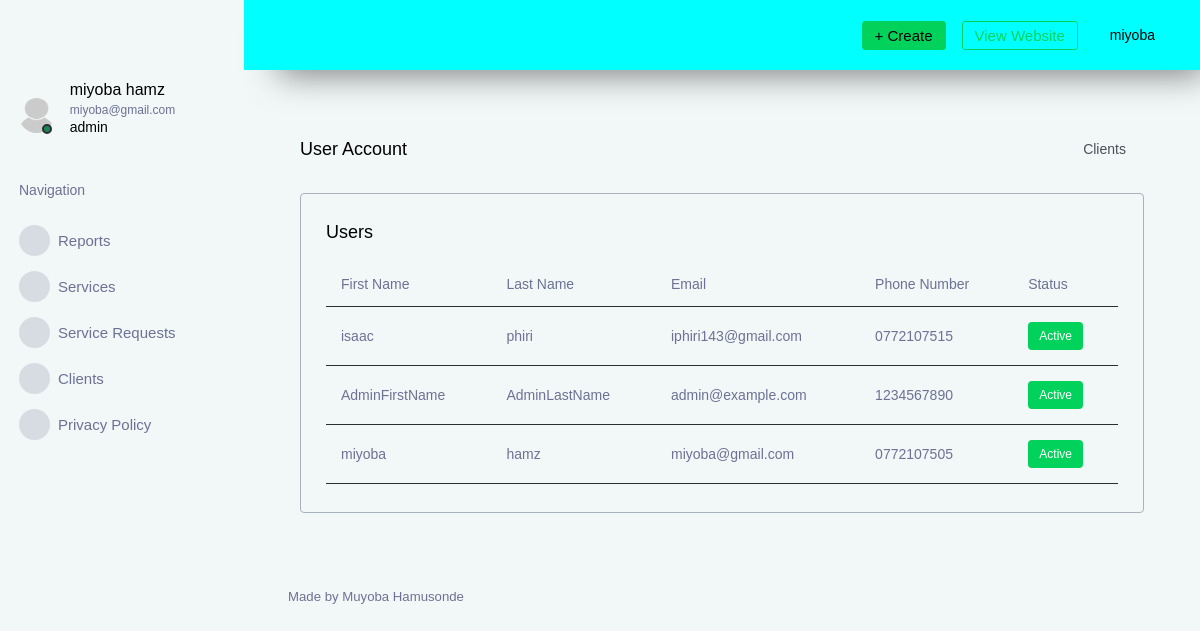
Before: /dashboard/clients/ (signed in) with the older database file.
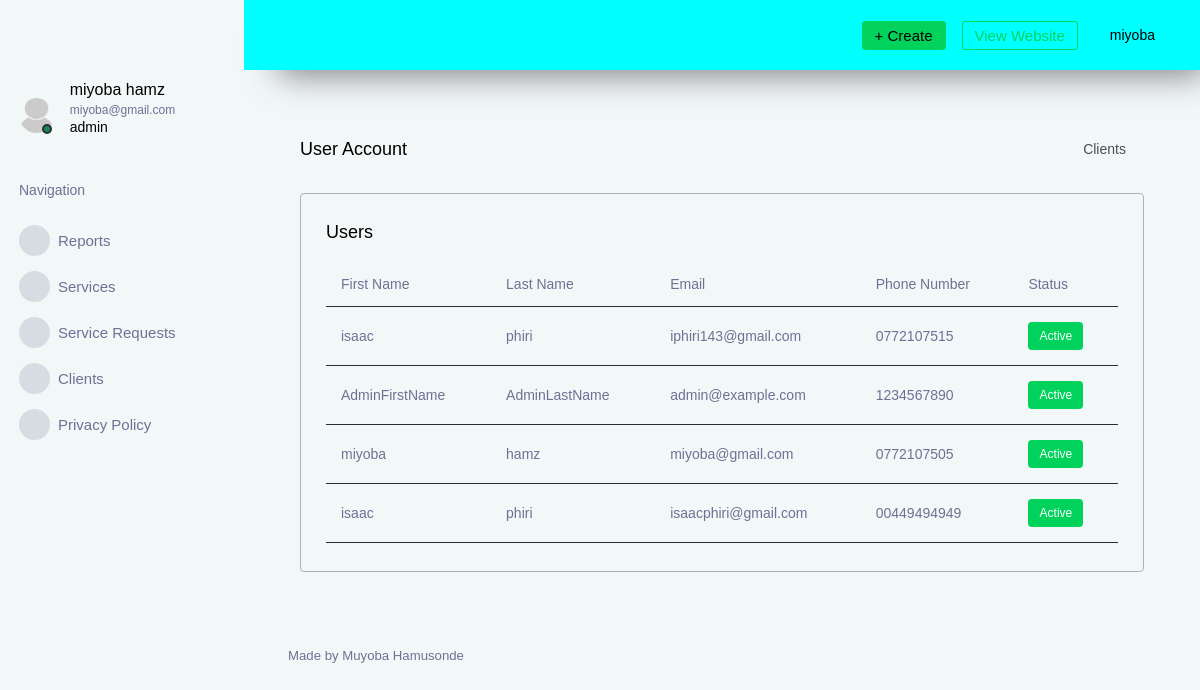
After: the same page with the newer database file.
### models.py (models this page shows, shortened)
class User(UserMixin,database.Model):
    id = database.Column(database.Integer, primary_key=True )
    first_name = database.Column(database.String(100), nullable=False)
    last_name = database.Column(database.String(100), nullable=False)
    email = database.Column( database.String(80),unique=True, nullable=False)
    phone = database.Column( database.String(15),unique=True, nullable=False)
    password = database.Column(database.String(8))
    role = database.Column(
        database.Enum(UserStatusEnum),
        default=UserStatusEnum.client,
        nullable=False
    )

### main.py (the view)
@main.route('/dashboard/clients/')
@login_required
def clients():
    me = User.query.filter_by(email=current_user.email).first()
    users = database.session.query(User).all()
    return render_template(
        'dashboard/clients.html',
        me=me,
        users=users
    )

### __init__.py (called while the page is built)
def create_app():
    app = Flask(__name__, template_folder='html')
    app.config['SECRET_KEY'] = b'_5#y2L"F4Q8z\n\xec]/'
    app.config['SQLALCHEMY_DATABASE_URI'] = 'sqlite:///' + os.path.join(os.path.abspath(os.path.dirname(__file__)), 'database.db')
    app.config['SQLALCHEMY_TRACK_MODIFICATIONS'] = False
    database.init_app(app)
    migrate.init_app(app, database)
    login_manager.init_app(app)
    login_manager.login_view = 'auth.login'
    from .models import User  # Import models after initializing database
    @login_manager.user_loader
    def load_user(user_id):
        return User.query.get(int(user_id))
    from .auth import auth as auth_blueprint
    app.register_blueprint(auth_blueprint)
    from .main import main as main_blueprint
    app.register_blueprint(main_blueprint)
    return app

### templates/dashboard/clients.html (shortened to what this page needs)
{% extends 'dashboard/base.html' %}
{% block main %}
    <div class="content-wrapper">
        <div class="page-header">
        <h3 class="page-title">User Account</h3>
        <nav aria-label="breadcrumb">
            <ol class="breadcrumb">
            <li class="breadcrumb-item active" aria-current="page">Clients</li>
            </ol>
        </nav>
    </div>
    <div class="col-lg-12 grid-margin stretch-card">
        <div class="card">
          <div class="card-body">
            <h4 class="card-title">Users</h4>
            <div class="table-responsive">
              <table class="table">
                <thead>
                  <tr>
                    <th>First Name</th>
                    <th>Last Name</th>
                    <th>Email</th>
                    <th>Phone Number</th>
                    <th>Status</th>
                  </tr>
                </thead>
                <tbody>
                    {% for user in users %}
                    <tr>
                        <td>{{user.first_name}}</td>
                        <td>{{user.last_name}}</td>
                        <td>{{user.email}}</td>
                        <td>{{user.phone}}</td>
                        <td><label class="badge badge-success">Active</label></td>
                    </tr>
                  {% endfor %}
                </tbody>
              </table>
            </div>
          </div>
        </div>
      </div>
{% endblock %}

### templates/dashboard/base.html (shortened to what this page needs)
<!DOCTYPE html>
<html lang="en">
  <head>
    <link rel="stylesheet" href="{{url_for('static', filename='assets/vendors/mdi/css/materialdesignicons.min.css')}}">
    <link rel="stylesheet" href="{{url_for('static', filename='assets/vendors/css/vendor.bundle.base.css')}}">
    <link rel="stylesheet" href="{{url_for('static', filename='assets/vendors/jvectormap/jquery-jvectormap.css')}}">
    <link rel="stylesheet" href="{{url_for('static', filename='assets/vendors/flag-icon-css/css/flag-icon.min.css')}}">
    <link rel="stylesheet" href="{{url_for('static', filename='assets/vendors/owl-carousel-2/owl.carousel.min.css')}}">
    <link rel="stylesheet" href="{{url_for('static', filename='assets/vendors/owl-carousel-2/owl.theme.default.min.css')}}">
    <link rel="stylesheet" href="{{url_for('static', filename='assets/css/style.css')}}">
  </head>
  <body>
    <div class="container-scroller">
      {% include 'dashboard/sidebar.html' %}
      <div class="container-fluid page-body-wrapper">
        {% include 'dashboard/nav.html' %}
        <div class="main-panel">
          <div class="content-wrapper">
            {% block main %}
            {% endblock %}
      </div>
      <footer class="footer">
        <div class="d-sm-flex justify-content-center justify-content-sm-between">
          <span class="text-muted d-block text-center text-sm-left d-sm-inline-block">Made by Muyoba Hamusonde</span>
        </div>
      </footer>
    </div>
      </div>
    </div>
  </body>
</html>

### templates/dashboard/sidebar.html (shortened to what this page needs)
<nav class="sidebar sidebar-offcanvas" id="sidebar">
    <div class="sidebar-brand-wrapper d-none d-lg-flex align-items-center justify-content-center fixed-top">
    </div>
    <ul class="nav">
      <li class="nav-item profile">
        <div class="profile-desc">
          <div class="profile-pic">
            <div class="count-indicator">
              <img class="img-xs rounded-circle " src="{{url_for('static', filename='')}}assets/images/user.png" alt="">
              <span class="count bg-success"></span>
            </div>
            <div class="profile-name">
              <h5 class="mb-0 font-weight-normal">{{me.first_name}}  {{me.last_name}}</h5>
              <span>{{me.email}}</span>
              <p>{{me.role.value}}</p>
            </div>
          </div>
        </div>
      </li>
      <li class="nav-item nav-category">
        <span class="nav-link">Navigation</span>
      </li>
      <li class="nav-item menu-items">
        <a class="nav-link" href="/dashboard/">
          <span class="menu-icon">
            <i class="mdi mdi-speedometer"></i>
          </span>
          <span class="menu-title">Reports</span>
        </a>
      </li>
      <li class="nav-item menu-items">
        <a class="nav-link" href="/dashboard/services/">
          <span class="menu-icon">
            <i class="mdi mdi-playlist-play"></i>
          </span>
          <span class="menu-title">Services</span>
        </a>
      </li>
      <li class="nav-item menu-items">
        <a class="nav-link" href="/dashboard/services/request/">
          <span class="menu-icon">
            <i class="mdi mdi-table-large"></i>
          </span>
          <span class="menu-title">Service Requests</span>
        </a>
      </li>
      {% if me.role.value == 'admin' %}
      <li class="nav-item menu-items">
        <a class="nav-link" href="/dashboard/clients/">
          <span class="menu-icon">
            <i class="mdi mdi-chart-bar"></i>
          </span>
          <span class="menu-title">Clients</span>
        </a>
      </li>
      {% endif  %}
      <li class="nav-item menu-items">
        <a class="nav-link" href="/dashboard/privacy-policy/">
          <span class="menu-icon">
            <i class="mdi mdi-contacts"></i>
          </span>
          <span class="menu-title">Privacy Policy</span>
        </a>
      </li>
    </ul>
  </nav>

### templates/dashboard/nav.html (shortened to what this page needs)
<nav class="navbar p-0 fixed-top d-flex flex-row" style="background-color: aqua;">
    <div class="navbar-menu-wrapper flex-grow d-flex align-items-stretch">
      <button class="navbar-toggler navbar-toggler align-self-center" type="button" data-toggle="minimize">
        <span class="mdi mdi-menu"></span>
      </button>
      <ul class="navbar-nav navbar-nav-right">
        {% if me.role.value == 'admin' %}
        <li class="nav-item dropdown d-none d-lg-block">
          <a class="nav-link btn btn-success create-new-button" id="createbuttonDropdown" data-bs-toggle="dropdown" aria-expanded="false" href="#">+ Create</a>
        </li>
        {% endif %}
        <li class="navbar-nav navbar-nav-right">
          <a href="/" class="btn btn-outline-success">View Website</a>
        </li>
        <li class="nav-item dropdown">
          <a class="nav-link" id="profileDropdown" href="#" data-bs-toggle="dropdown">
            <div class="navbar-profile">
               <p class="mb-0 d-none d-sm-block navbar-profile-name">{{me.first_name}}</p>
              <i class="mdi mdi-menu-down d-none d-sm-block"></i>
            </div>
          </a>
        </li>
      </ul>
    </div>
  </nav>

Changed rows visible on the page:
added User: first_name "isaac", last_name "phiri", email "isaacphiri@gmail.com", phone "00449494949"
